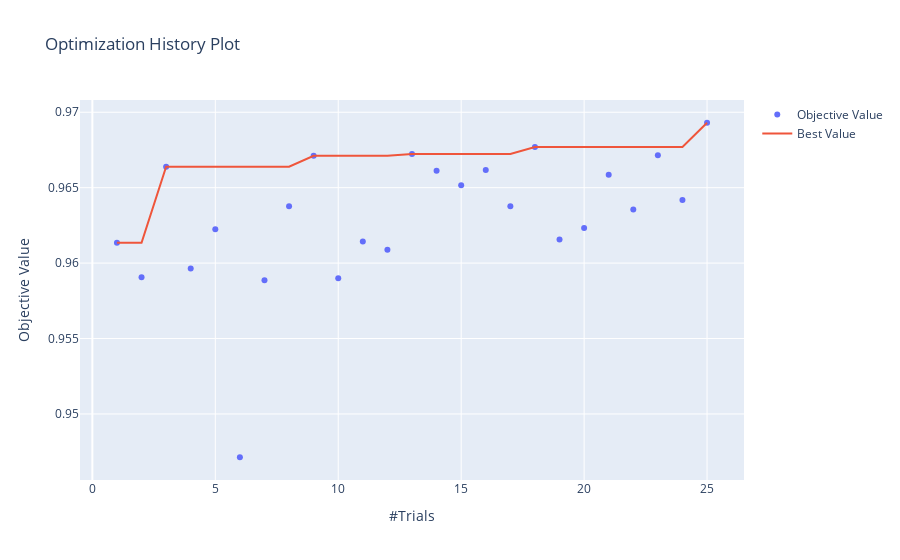

Notebook code for this chart:
### Code cell
plot_optimization_history(study)

### Figure 1 — Plotly figure (JSON) as saved in the notebook; plotly's stock layout.template omitted (floating-point values rounded to 4 significant figures)
{"data": [{"mode": "markers", "name": "Objective Value", "type": "scatter", "x": [1, 2, 3, 4, 5, 6, 7, 8, 9, 10, 11, 12, 13, 14, 15, 16, 17, 18, 19, 20, 21, 22, 23, 24, 25], "y": [0.9613, 0.9591, 0.9664, 0.9596, 0.9622, 0.9471, 0.9589, 0.9638, 0.9671, 0.959, 0.9614, 0.9609, 0.9672, 0.9661, 0.9652, 0.9662, 0.9638, 0.9677, 0.9616, 0.9623, 0.9659, 0.9636, 0.9671, 0.9642, 0.9693]}, {"name": "Best Value", "type": "scatter", "x": [1, 2, 3, 4, 5, 6, 7, 8, 9, 10, 11, 12, 13, 14, 15, 16, 17, 18, 19, 20, 21, 22, 23, 24, 25], "y": [0.9613, 0.9613, 0.9664, 0.9664, 0.9664, 0.9664, 0.9664, 0.9664, 0.9671, 0.9671, 0.9671, 0.9671, 0.9672, 0.9672, 0.9672, 0.9672, 0.9672, 0.9677, 0.9677, 0.9677, 0.9677, 0.9677, 0.9677, 0.9677, 0.9693]}], "layout": {"autosize": true, "title": {"text": "Optimization History Plot"}, "xaxis": {"autorange": true, "range": [-0.5312, 26.53], "title": {"text": "#Trials"}, "type": "linear"}, "yaxis": {"autorange": true, "range": [0.9453, 0.9711], "title": {"text": "Objective Value"}, "type": "linear"}}}
